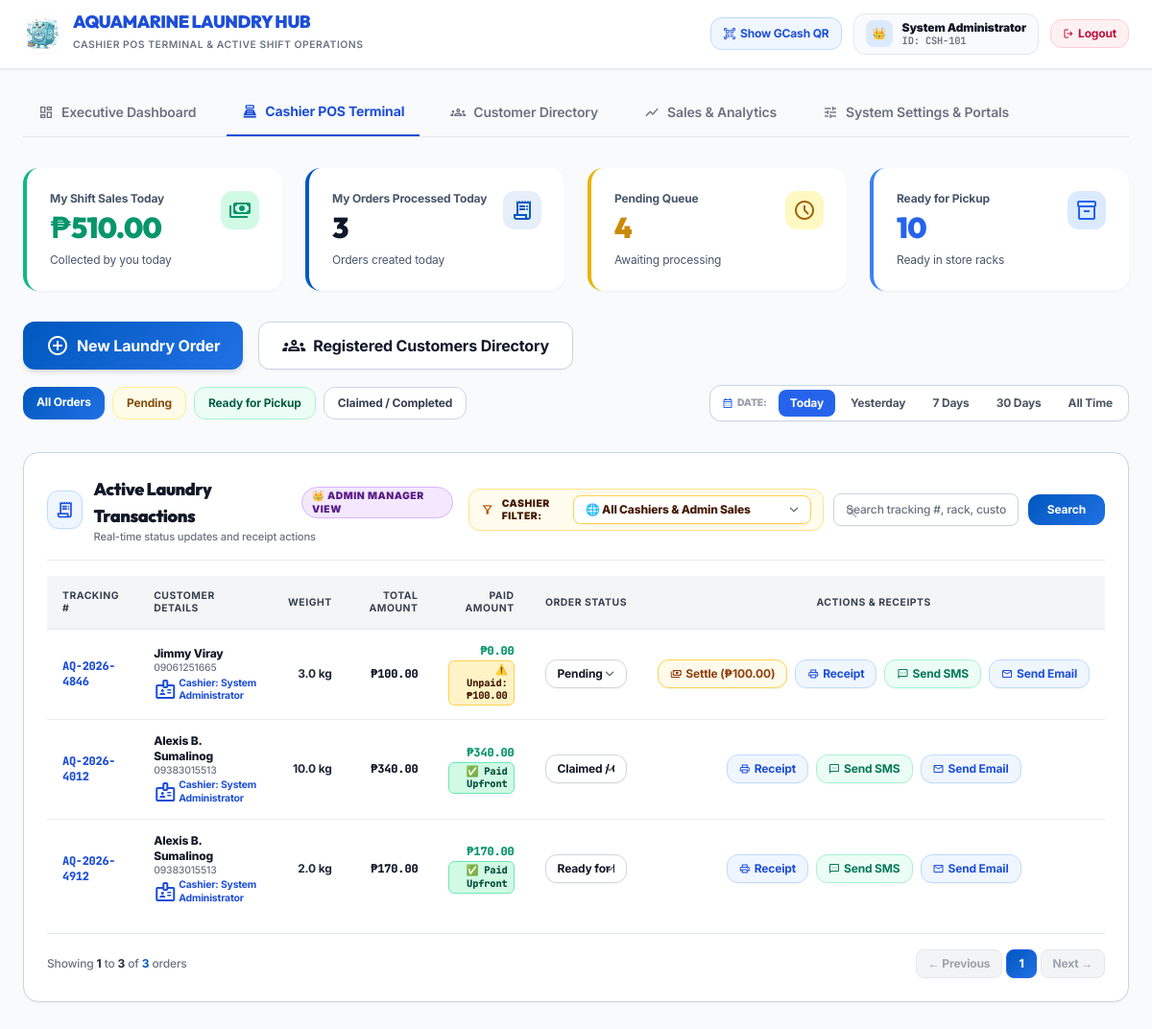
Screenshot of /pages/cashier_dashboard.php with the database file from the repository.
### tables this page shows
CREATE TABLE orders (
            id INTEGER PRIMARY KEY AUTOINCREMENT,
            tracking_number TEXT UNIQUE NOT NULL,
            customer_id INTEGER NOT NULL,
            total_weight REAL DEFAULT 0.0,
            subtotal REAL DEFAULT 0.0,
            discount REAL DEFAULT 0.0,
            total_amount REAL DEFAULT 0.0,
            paid_amount REAL DEFAULT 0.0,
            payment_status TEXT DEFAULT 'Pending',
            order_status TEXT DEFAULT 'Pending',
            estimated_pickup DATETIME,
            rack_location TEXT,
            notes TEXT,
            driver_name TEXT,
            created_by INTEGER,
            created_at DATETIME DEFAULT CURRENT_TIMESTAMP, payment_method TEXT DEFAULT 'Cash', reference_no TEXT, service_type TEXT DEFAULT 'walk_in', delivery_fee REAL DEFAULT 0.0, delivery_address TEXT, receipt_token TEXT,
            FOREIGN KEY (customer_id) REFERENCES customers(id)
        );

CREATE TABLE customers (
            id INTEGER PRIMARY KEY AUTOINCREMENT,
            customer_code TEXT UNIQUE NOT NULL,
            name TEXT NOT NULL,
            contact TEXT DEFAULT 'N/A',
            email TEXT,
            address TEXT,
            created_at DATETIME DEFAULT CURRENT_TIMESTAMP
        );

CREATE TABLE users (
            id INTEGER PRIMARY KEY AUTOINCREMENT,
            username TEXT UNIQUE NOT NULL,
            password_hash TEXT NOT NULL,
            full_name TEXT NOT NULL,
            role TEXT NOT NULL DEFAULT 'cashier',
            cashier_id_number TEXT,
            status TEXT NOT NULL DEFAULT 'active',
            created_at DATETIME DEFAULT CURRENT_TIMESTAMP
        );

### pages/cashier_dashboard.php (the view, shortened to what the rows shown need)
<?php
require_once __DIR__ . '/app/Database.php';
require_once __DIR__ . '/app/OrderService.php';
$orderService = new OrderService();
$currentUserId = (int)$_SESSION['user_id'];
$role = $_SESSION['role'] ?? 'cashier';
$search = trim($_GET['search'] ?? '');
$statusFilter = trim($_GET['status_filter'] ?? 'all');
$dateRange = trim($_GET['date_range'] ?? 'today');
$page = max(1, (int)($_GET['page'] ?? 1));
$limit = 10;
if ($role === 'admin') {
    $selectedCashierFilter = isset($_GET['cashier_id']) && $_GET['cashier_id'] !== '' ? (int)$_GET['cashier_id'] : 0;
} else {
    $selectedCashierFilter = $currentUserId;
}
$allFilteredOrders = $orderService->getOrders($search, $statusFilter, $selectedCashierFilter, $dateRange);
$offset = ($page - 1) * $limit;
$orders = array_slice($allFilteredOrders, $offset, $limit);
?>
<!DOCTYPE html>
<html class="light" lang="en">
<head>
    <link href="assets/css/offline-tailwind.css" rel="stylesheet"/>
    <script src="https://cdn.tailwindcss.com?plugins=forms,container-queries"></script>
    <script id="tailwind-config">
        tailwind.config = {
            darkMode: "class",
            theme: {
                extend: {
                    "colors": {
                        "primary": "#0058be",
                        "primary-container": "#2170e4",
                        "secondary": "#006c49",
                        "background": "#f8fafc",
                        "surface": "#f8fafc",
                        "on-surface": "#0f172a",
                        "on-surface-variant": "#475569",
                        "surface-container-lowest": "#ffffff",
                        "surface-container-low": "#f1f5f9"
                    },
                    "fontFamily": {
                        "headline": ["Outfit", "Plus Jakarta Sans", "sans-serif"],
                        "subheading": ["Plus Jakarta Sans", "sans-serif"],
                        "body": ["Inter", "sans-serif"],
                        "mono": ["JetBrains Mono", "monospace"]
                    }
                },
            },
        }
    </script>
</head>
<body class="bg-background font-body text-on-surface">
    <header class="bg-white border-b border-gray-200 px-6 py-3.5 sticky top-0 z-40 shadow-xs">
        <div class="max-w-7xl mx-auto flex flex-wrap items-center justify-between gap-4">
            <div class="flex items-center gap-3">
                <div>
                    <h1 class="text-lg font-black tracking-tight text-blue-700 font-headline uppercase leading-none">
                        AQUAMARINE LAUNDRY HUB
                    </h1>
                </div>
            </div>
        </div>
    </header>
    <main class="px-6 py-8 max-w-7xl mx-auto space-y-8">
        <div class="bg-surface-container-lowest p-6 rounded-2xl border border-outline shadow-sm space-y-4">
            <div class="flex flex-col lg:flex-row lg:items-center justify-between gap-4 pb-4 border-b border-gray-200/80">
                <div class="flex items-center gap-3">
                    <div>
                        <div class="flex items-center gap-2">
                            <h2 class="text-lg font-black font-headline text-gray-900">
                                Active Laundry Transactions
                            </h2>
                        </div>
                    </div>
                </div>
            </div>
            <div class="overflow-x-auto">
                <table class="w-full text-left text-sm border-collapse">
                    <thead>
                        <tr class="bg-gray-100/90 text-gray-700 font-extrabold uppercase text-3xs tracking-wider border-b border-gray-200">
                            <th class="px-4 py-3.5 text-left">Tracking #</th>
                            <th class="px-4 py-3.5 text-left">Customer Details</th>
                            <th class="px-4 py-3.5 text-right">Weight</th>
                            <th class="px-4 py-3.5 text-right">Total Amount</th>
                            <th class="px-4 py-3.5 text-right">Paid Amount</th>
                            <th class="px-4 py-3.5 text-center">Order Status</th>
                            <th class="px-4 py-3.5 text-center">Actions & Receipts</th>
                        </tr>
                    </thead>
                    <tbody class="divide-y divide-gray-200/80 text-xs">
                        <?php if (empty($orders)): ?>
                            <tr>
                                <td colspan="7" class="text-center py-10 text-gray-500 font-medium">No orders found matching the filter criteria.</td>
                            </tr>
                        <?php else: ?>
                            <?php foreach ($orders as $ord):
                                $bal = (float)$ord['total_amount'] - (float)$ord['paid_amount'];
                            ?>
                                <tr class="hover:bg-blue-50/40 transition-colors">
                                    <td class="px-4 py-3.5 font-black text-blue-700 font-mono tracking-tight text-xs"><?= htmlspecialchars($ord['tracking_number']) ?></td>
                                    <td class="px-4 py-3.5 font-medium text-left">
                                        <div class="text-gray-900 font-extrabold text-xs"><?= htmlspecialchars($ord['customer_name']) ?></div>
                                        <div class="text-gray-500 text-3xs font-medium"><?= htmlspecialchars($ord['customer_contact'] ?: 'No Phone') ?></div>
                                        <div class="text-3xs text-blue-700 font-bold flex items-center gap-0.5 mt-0.5">
                                            <span class="material-symbols-outlined text-3xs">badge</span>
                                            Cashier: <?= htmlspecialchars($ord['cashier_name'] ?? 'System') ?>
                                        </div>
                                    </td>
                                    <td class="px-4 py-3.5 text-right font-bold text-gray-800"><?= number_format($ord['total_weight'], 1) ?> kg</td>
                                    <td class="px-4 py-3.5 text-right font-black text-gray-900 font-mono">₱<?= number_format($ord['total_amount'], 2) ?></td>
                                    <td class="px-4 py-3.5 text-right font-mono">
                                        <div class="font-extrabold text-emerald-600">₱<?= number_format($ord['paid_amount'], 2) ?></div>
                                        <?php if ($bal <= 0): ?>
                                            <span class="inline-block bg-emerald-100 text-emerald-900 border border-emerald-300 font-black text-3xs px-1.5 py-0.5 rounded-md mt-0.5">✅ Paid Upfront</span>
                                        <?php else: ?>
                                            <span class="inline-block bg-amber-100 text-amber-950 border border-amber-300 font-black text-3xs px-1.5 py-0.5 rounded-md mt-0.5">⚠️ Unpaid: ₱<?= number_format($bal, 2) ?></span>
                                        <?php endif; ?>
                                    </td>
                                    <td class="px-4 py-3 text-center align-middle">
                                        <form method="POST" class="flex flex-col items-center justify-center gap-1.5">
                                            <select name="new_status" onchange="this.form.submit()" class="text-xs font-bold py-1.5 px-3 border border-gray-300 rounded-xl bg-white text-gray-900 shadow-2xs cursor-pointer focus:ring-2 focus:ring-blue-500">
                                                <?php
                                                    $isDeliveryOrder = (($ord['service_type'] ?? '') === 'delivery');
                                                    $availableStatuses = $isDeliveryOrder ? ['Pending', 'Out for Delivery', 'Delivered / Completed'] : ['Pending', 'Ready for Pickup', 'Claimed / Completed'];
                                                    $completedStatuses = ['Claimed', 'Completed', 'Claimed / Completed', 'Delivered', 'Delivered / Completed'];
                                                ?>
                                                <?php foreach ($availableStatuses as $st): ?>
                                                    <?php
                                                        $isComp = in_array($st, $completedStatuses);
                                                        $isDisabled = ($isComp && $bal > 0.001);
                                                        $isSelected = (in_array($ord['order_status'], $completedStatuses) && $isComp) || ($ord['order_status'] === $st);
                                                    ?>
                                                    <option value="<?= $st ?>" <?= $isSelected ? 'selected' : '' ?> <?= $isDisabled ? 'disabled class="text-gray-400 bg-gray-100 italic"' : '' ?>>
                                                        <?= $st ?><?= $isDisabled ? ' 🔒 (Settle ₱' . number_format($bal, 2) . ' First)' : '' ?>
                                                    </option>
                                                <?php endforeach; ?>
                                            </select>
                                        </form>
                                    </td>
                                    <td class="px-4 py-3.5 text-center align-middle">
                                        <div class="flex flex-row items-center justify-center gap-2 whitespace-nowrap">
                                            <?php if ($bal > 0): ?>
                                                <button type="button"
                                                    onclick="openCollectModal(<?= $ord['id'] ?>, '<?= htmlspecialchars($ord['tracking_number'], ENT_QUOTES) ?>', '<?= htmlspecialchars($ord['customer_name'], ENT_QUOTES) ?>', <?= number_format($bal, 2, '.', '') ?>)"
                                                    class="bg-amber-50 text-amber-800 border border-amber-300 font-bold px-3 py-1.5 rounded-xl text-xs flex items-center gap-1 hover:bg-amber-100 transition-all cursor-pointer shadow-2xs">
                                                    <span class="material-symbols-outlined text-xs">payments</span> Settle (₱<?= number_format($bal, 2) ?>)
                                                </button>
                                            <?php endif; ?>
                                            <a href="receipt.php?token=<?= htmlspecialchars($ord['receipt_token'] ?? $ord['id']) ?>" class="text-blue-700 bg-blue-50 hover:bg-blue-100 font-bold px-3 py-1.5 rounded-xl text-xs border border-blue-200 inline-flex items-center gap-1 transition-all shadow-2xs">
                                                <span class="material-symbols-outlined text-xs">print</span> Receipt
                                            </a>
                                            <?php if (!empty($ord['customer_contact']) && $ord['customer_contact'] !== 'N/A'): ?>
                                                <button type="button"
                                                    onclick="openSmsModalFromBtn(this)"
                                                    data-tracking="<?= htmlspecialchars($ord['tracking_number'] ?? '', ENT_QUOTES, 'UTF-8') ?>"
                                                    data-name="<?= htmlspecialchars($ord['customer_name'] ?? '', ENT_QUOTES, 'UTF-8') ?>"
                                                    data-phone="<?= htmlspecialchars($ord['customer_contact'] ?? '', ENT_QUOTES, 'UTF-8') ?>"
                                                    data-msg="<?= htmlspecialchars($orderService->formatSMSTemplate('sms_template_ready', $ord), ENT_QUOTES, 'UTF-8') ?>"
                                                    class="text-emerald-700 bg-emerald-50 hover:bg-emerald-100 font-bold px-3 py-1.5 rounded-xl text-xs border border-emerald-200 inline-flex items-center gap-1 shadow-2xs cursor-pointer">
                                                    <span class="material-symbols-outlined text-xs">sms</span> Send SMS
                                                </button>
                                                <button type="button"
                                                    onclick="sendDigitalReceiptEmailAjax(this)"
                                                    data-tracking="<?= htmlspecialchars($ord['tracking_number'] ?? '', ENT_QUOTES, 'UTF-8') ?>"
                                                    data-name="<?= htmlspecialchars($ord['customer_name'] ?? '', ENT_QUOTES, 'UTF-8') ?>"
                                                    data-email="<?= htmlspecialchars($ord['customer_email'] ?? '', ENT_QUOTES, 'UTF-8') ?>"
                                                    data-status="<?= htmlspecialchars($ord['order_status'] ?? 'Completed', ENT_QUOTES, 'UTF-8') ?>"
                                                    data-total="<?= (float)($ord['total_amount'] ?? 0) ?>"
                                                    data-paid="<?= (float)($ord['paid_amount'] ?? 0) ?>"
                                                    class="text-blue-700 bg-blue-50 hover:bg-blue-100 font-bold px-3 py-1.5 rounded-xl text-xs border border-blue-200 inline-flex items-center gap-1 shadow-2xs cursor-pointer">
                                                    <span class="material-symbols-outlined text-xs">mail</span> Send Email
                                                </button>
                                            <?php endif; ?>
                                        </div>
                                    </td>
                                </tr>
                            <?php endforeach; ?>
                        <?php endif; ?>
                    </tbody>
                </table>
            </div>
        </div>
    </main>
</body>
</html>

### rows the page displays
orders: tracking_number "AQ-2026-4846", customer.name "Jimmy Viray", customer.contact "09061251665", users.full_name "System Administrator", total_weight "3.0", total_amount "100.00", paid_amount "0.00", bal "100.00", new_status "Pending"
orders: tracking_number "AQ-2026-4012", customer.name "Alexis B. Sumalinog", customer.contact "09383015513", users.full_name "System Administrator", total_weight "10.0", total_amount "340.00", paid_amount "340.00", shows "✅ Paid Upfront", new_status "Claimed / Completed"
orders: tracking_number "AQ-2026-4912", customer.name "Alexis B. Sumalinog", customer.contact "09383015513", users.full_name "System Administrator", total_weight "2.0", total_amount "170.00", paid_amount "170.00", shows "✅ Paid Upfront", new_status "Ready for Pickup"

### other values shown
$_SESSION['full_name'] "System Administrator"
$_SESSION['cashier_id_number'] "CSH-101"
$shiftStats['today_sales'] "510.00"
$shiftStats['today_orders'] "3"
$shiftStats['pending_count'] "4"
$shiftStats['ready_count'] "10"
min($offset + 1, $totalOrdersCount) "1"
min($offset + $limit, $totalOrdersCount) "3"
$totalOrdersCount "3"
